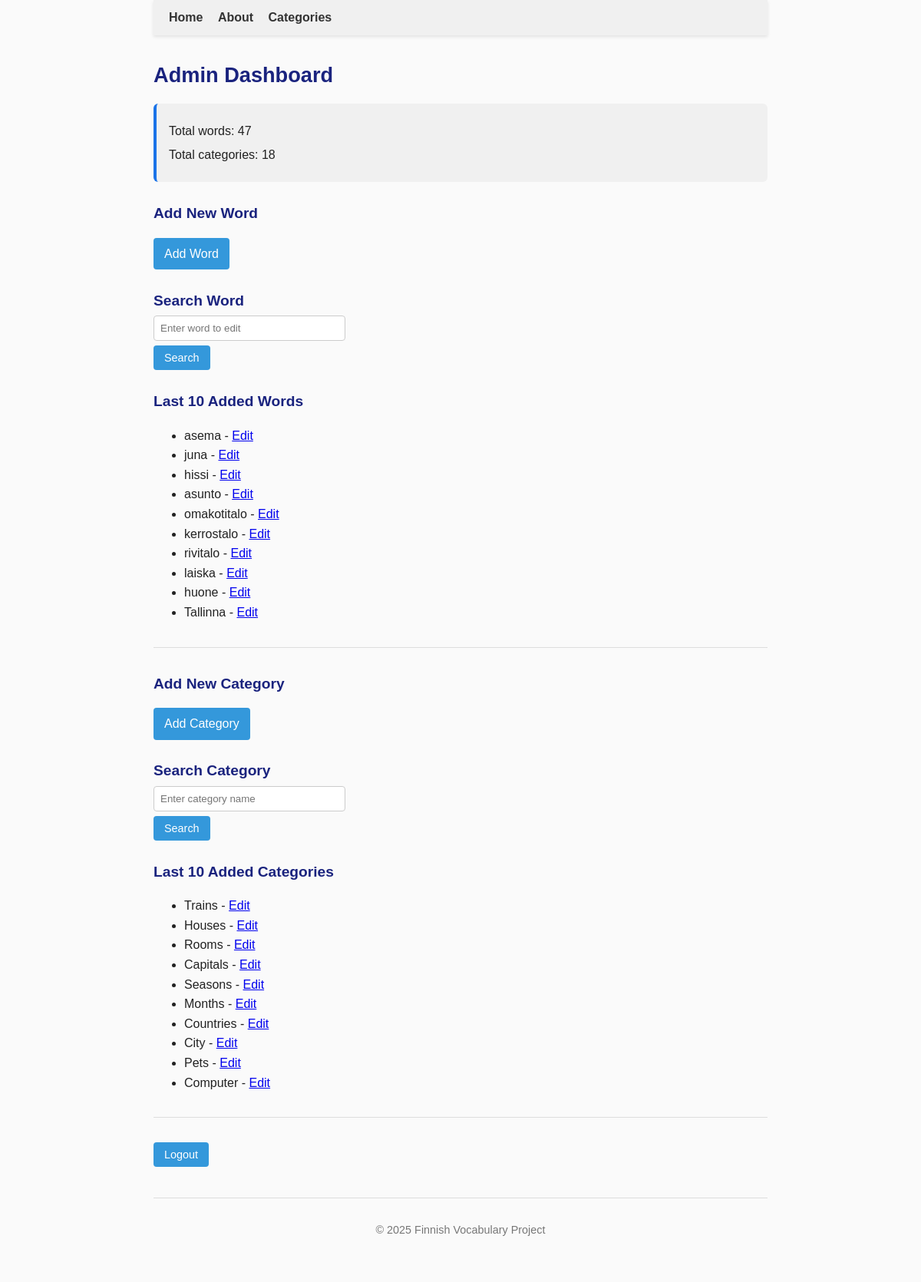
Before: /admin (signed in) with the older database file.
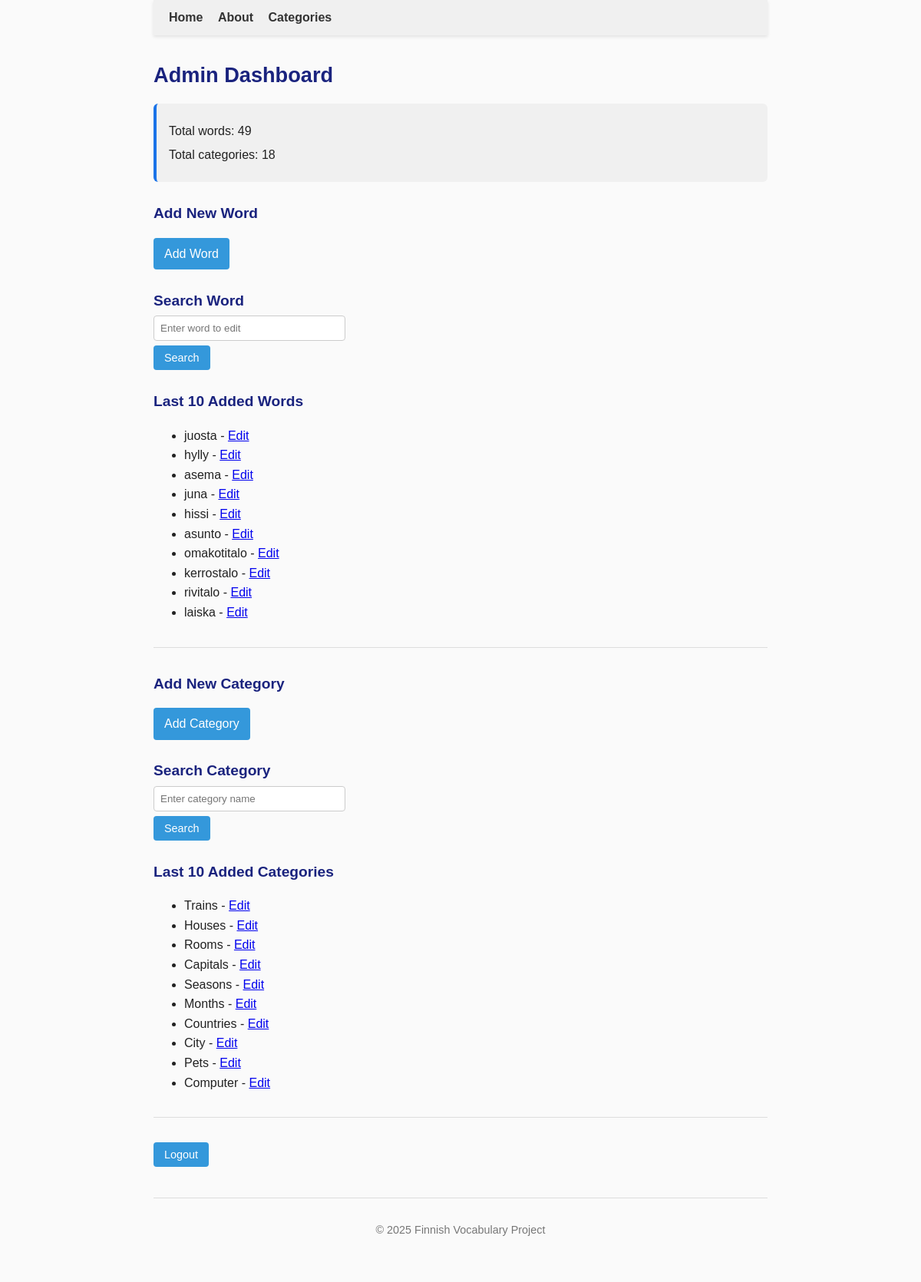
After: the same page with the newer database file.
### tables this page shows
CREATE TABLE words (
        id INTEGER PRIMARY KEY,
        word TEXT UNIQUE NOT NULL,
        pos_id INTEGER REFERENCES parts_of_speech(id)
    , created_at TEXT, updated_at TEXT, language_code TEXT DEFAULT 'fi');

CREATE TABLE categories (
    id INTEGER PRIMARY KEY,
    name TEXT NOT NULL UNIQUE,
    parent_id INTEGER REFERENCES categories(id)
, description TEXT);

### app.py (the view)
@app.route("/admin")
@admin_required
def admin_dashboard():
    conn = sqlite3.connect("finnish.db")
    conn.row_factory = sqlite3.Row
    cur = conn.cursor()
    cur.execute("SELECT COUNT(*) as count FROM words")
    total_words = cur.fetchone()["count"]
    cur.execute("SELECT COUNT(*) as count FROM categories")
    total_categories = cur.fetchone()["count"]
    cur.execute("SELECT word, id FROM words ORDER BY id DESC LIMIT 10")
    recent_words = cur.fetchall()
    cur.execute("SELECT name, id FROM categories ORDER BY id DESC LIMIT 10")
    recent_categories = cur.fetchall()
    conn.close()
    return render_template(
        "admin_dashboard.html",
        total_words=total_words,
        total_categories=total_categories,
        recent_words=recent_words,
        recent_categories=recent_categories
    )

### app.py (called while the page is built)
def admin_required(f):
    @wraps(f)
    def decorated_function(*args, **kwargs):
        if not session.get('admin_logged_in'):
            flash("Admin login required.", "warning")
            return redirect(url_for('login'))
        return f(*args, **kwargs)
    return decorated_function

### templates/admin_dashboard.html
{% extends "base.html" %}
{% block content %}
<h2>Admin Dashboard</h2>
<div class="admin-summary">
    <p>Total words: {{ total_words }}</p>
    <p>Total categories: {{ total_categories }}</p>
</div>
<h4>Add New Word</h4>
<p>
    <a href="{{ url_for('admin_add_word') }}" class="admin-btn">Add Word</a>
</p>
<h4>Search Word</h4>
<form method="get" action="{{ url_for('admin_edit_word_search') }}">
    <input type="text" name="word_query" placeholder="Enter word to edit" class="admin-input" required>
    <button type="submit" class="admin-btn">Search</button>
</form>
<h4>Last 10 Added Words</h4>
<ul>
    {% for w in recent_words %}
        <li>
            {{ w['word'] }} -
            <a href="{{ url_for('admin_edit_word', word_id=w['id']) }}">Edit</a>
        </li>
    {% endfor %}
</ul>
<hr>
<h4>Add New Category</h4>
<p>
    <a href="{{ url_for('admin_add_category') }}" class="admin-btn">Add Category</a>
</p>
<h4>Search Category</h4>
<form method="get" action="{{ url_for('admin_search_category') }}">
    <input type="text" name="query" placeholder="Enter category name" class="admin-input">
    <button type="submit" class="admin-btn">Search</button>
</form>
<h4>Last 10 Added Categories</h4>
<ul>
    {% for c in recent_categories %}
        <li>
            {{ c['name'] }} -
            <a href="{{ url_for('admin_edit_category', category_id=c['id']) }}">Edit</a>
        </li>
    {% endfor %}
</ul>
<hr>
<form method="get" action="{{ url_for('logout') }}">
    <button type="submit" class="admin-btn">Logout</button>
</form>
{% endblock %}

### templates/base.html (shortened to what this page needs)
<!DOCTYPE html>
<html lang="en">
<head>
    <link rel="stylesheet" href="{{ url_for('static', filename='style.css') }}">
</head>
<body>
    <header>
        <nav>
            <a href="{{ url_for('home') }}">Home</a>
            <a href="{{ url_for('about') }}">About</a>
            <a href="{{ url_for('categories') }}">Categories</a>
        </nav>
    </header>
    <main>
        {% block content %}{% endblock %}
    </main>
    <footer>
        <p>&copy; 2025 Finnish Vocabulary Project</p>
    </footer>
</body>
</html>

### static/style.css (style rules this page uses)
body { font-family: Arial, sans-serif; max-width: 800px; margin: 0 auto; line-height: 1.6; color: #222; background-color: #fafafa; padding: 0 20px 40px 20px; }
header { background-color: #f0f0f0; padding: 10px 20px; margin-bottom: 30px; box-shadow: 0 2px 4px rgba(0, 0, 0, 0.1); }
nav { max-width: 800px; margin: auto; }
nav a { text-decoration: none; color: #333; margin-right: 15px; font-weight: bold; }
main { max-width: 800px; margin: auto; }
h2 { font-size: 1.7em; color: #1a237e; margin-bottom: 0.2em; }
h4 { font-size: 1.2em; color: #1a237e; margin-bottom: 0.2em; }
footer { text-align: center; padding: 15px; margin-top: 40px; font-size: 0.9em; color: #777; border-top: 1px solid #ddd; }
hr { border: none; border-top: 1px solid #ddd; margin: 2em 0; }
.admin-summary { margin: 1em 0; padding: 1em; background-color: #f0f0f0; border-left: 4px solid #1a73e8; border-radius: 6px; }
.admin-summary p { margin: 0.4em 0; }
button { background-color: #1a73e8; color: white; border: none; padding: 5px 10px; border-radius: 4px; cursor: pointer; font-size: 0.9em; transition: background-color 0.2s; }
.admin-input, .admin-select { width: 100%; padding: 6px 8px; border: 1px solid #ccc; border-radius: 4px; box-sizing: border-box; margin-bottom: 0.5em; }
.admin-btn { background-color: #3498db; color: white; border: none; border-radius: 4px; padding: 8px 14px; text-decoration: none; cursor: pointer; font-weight: 500; display: inline-block; transition: background-color 0.2s; }
.admin-input { padding: 8px; width: 250px; border-radius: 4px; border: 1px solid #ccc; display: block; margin-bottom: 6px; }

Changed rows visible on the page:
no longer on this page (row unchanged): words: word "huone"
no longer on this page (row unchanged): words: word "Tallinna"
added words: word "juosta"
added words: word "hylly"
Other visible differences:
{{ total_words }}: "47" → "49"
